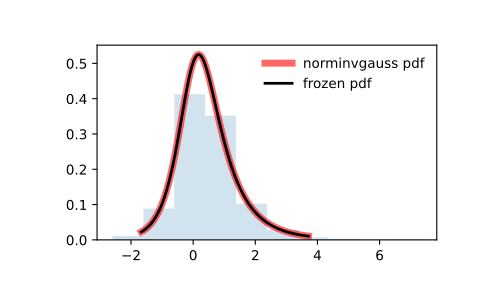

Generate this figure with Python:
from scipy.stats import norminvgauss
import matplotlib.pyplot as plt
fig, ax = plt.subplots(1, 1)

# Calculate the first four moments:

a, b = 1.25, 0.5
mean, var, skew, kurt = norminvgauss.stats(a, b, moments='mvsk')

# Display the probability density function (``pdf``):

x = np.linspace(norminvgauss.ppf(0.01, a, b),
                norminvgauss.ppf(0.99, a, b), 100)
ax.plot(x, norminvgauss.pdf(x, a, b),
       'r-', lw=5, alpha=0.6, label='norminvgauss pdf')

# Alternatively, the distribution object can be called (as a function)
# to fix the shape, location and scale parameters. This returns a "frozen"
# RV object holding the given parameters fixed.

# Freeze the distribution and display the frozen ``pdf``:

rv = norminvgauss(a, b)
ax.plot(x, rv.pdf(x), 'k-', lw=2, label='frozen pdf')

# Check accuracy of ``cdf`` and ``ppf``:

vals = norminvgauss.ppf([0.001, 0.5, 0.999], a, b)
np.allclose([0.001, 0.5, 0.999], norminvgauss.cdf(vals, a, b))
# True

# Generate random numbers:

r = norminvgauss.rvs(a, b, size=1000)

# And compare the histogram:

ax.hist(r, density=True, histtype='stepfilled', alpha=0.2)
ax.legend(loc='best', frameon=False)
plt.show()
